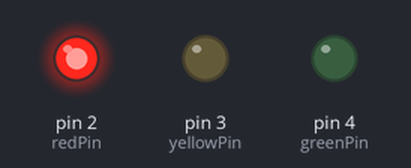
Bench run of a sketch on a simulated Arduino Uno, built with avr-gcc and run on an emulated ATmega328P. Parts: output pins drawn as LEDs (lit = HIGH).

Above: at 0.5 s.
At 1.5 s:
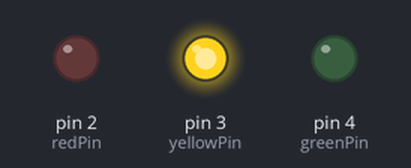
At 5.5 s:
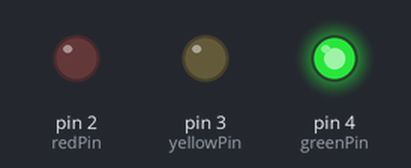
Timing chart, 0 to 6.9 s (numbered marks = the images above):
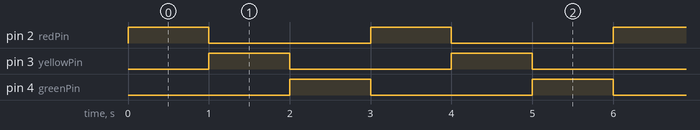

Measured:
- by itself, pin 2 (redPin), pin 3 (yellowPin), pin 4 (greenPin): alternates HIGH for 1.0 s and LOW for 2.0 s
- by itself, everything shown: repeats every 3.0 s, in 3 steps

The sketch:

TrafficLight.ino
```cpp
// Set pins
int redPin = 2;
int yellowPin = 3;
int greenPin = 4;

// Show each for 3 seconds
int displayInterval = 1000;

void setup() {
  // put your setup code here, to run once:
  pinMode(redPin, OUTPUT);
  pinMode(yellowPin, OUTPUT);
  pinMode(greenPin, OUTPUT);
}

void loop() {
  // put your main code here, to run repeatedly:

  // Show red, delay
  digitalWrite(redPin, HIGH);
  digitalWrite(yellowPin, LOW);
  digitalWrite(greenPin, LOW);
  delay(displayInterval);

  // Show yellow, delay
  digitalWrite(redPin, LOW);
  digitalWrite(yellowPin, HIGH);
  digitalWrite(greenPin, LOW);
  delay(displayInterval);

  // Show green, delay
  digitalWrite(redPin, LOW);
  digitalWrite(yellowPin, LOW);
  digitalWrite(greenPin, HIGH);
  delay(displayInterval);
}
```
